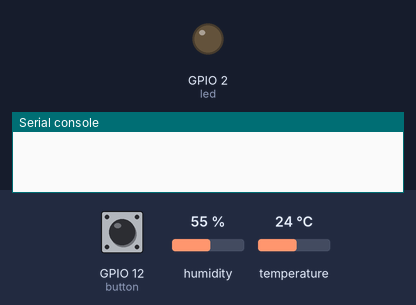
Simulated run of this program. Board: ESP32 board running MicroPython. Parts: output pins drawn as LEDs (lit = HIGH), the last lines printed to the serial console. The inputs (shaded band) are chosen by the test bench; at power-on: GPIO 12 (button) HIGH, humidity 55 %, temperature 24 °C.

Above: at 1.5 s.
1.6 s: GPIO 12 (button) pulled LOW for 3.2 s
At 4.6 s:
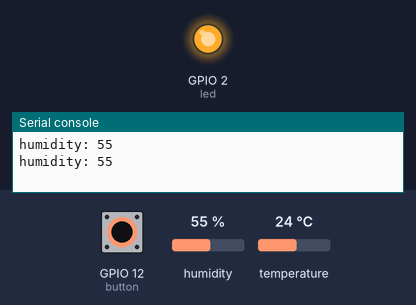
Timing chart, 0 to 6.1 s (numbered marks = the images above; inputs shaded):
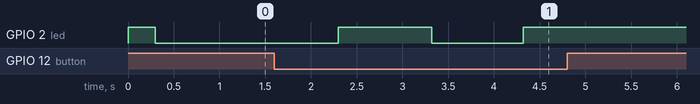

Measured:
- after the input at 1.6 s, GPIO 2 (led): LOW → HIGH after 0.70 s, → LOW 1.0 s later, → HIGH 1.0 s later

The program:

step_4.py
```python
from machine import Pin
import dht
import time


PIN_LED = 2
PIN_BUTTON = 12
PIN_DHT = 27

led = Pin(PIN_LED, Pin.OUT)
button = Pin(PIN_BUTTON, Pin.IN, Pin.PULL_UP)
dht_sensor = dht.DHT11(Pin(PIN_DHT))


def get_humidity():
	result = 0
	try:
		dht_sensor.measure()
		result = dht_sensor.humidity()
		print("humidity: " + str(result))
	except:
		pass
	return result


# start
led.on()
time.sleep(0.3)
led.off()

enable_control = False

# work

while True:

	if enable_control:
		led.on()
		get_humidity()
	else:
		led.off()
	time.sleep(1)

	if button.value() == 0:
		enable_control = not enable_control
	else:
		enable_control


# write to esp32 - mpremote cp step_4.py :main.py
```
